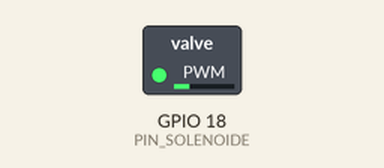
This sketch was run on a simulated ESP32. Parts: switched loads named in the sketch (green lamp = pin HIGH).

Above: at 1.05 s.
At 4.05 s:
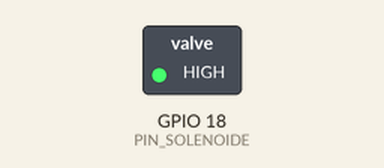
At 7.05 s:
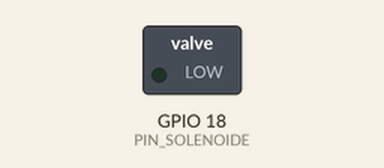
Timing chart, 0 to 8.9 s (numbered marks = the images above):
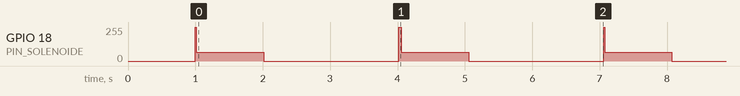

Measured:
- by itself, GPIO 18 (PIN_SOLENOIDE): repeats every 6.1 s: 64/255 1.0 s, 0/255 2.0 s, 255/255 0.04 s, 64/255 1.0 s, 0/255 2.0 s, 255/255 0.02 s

The sketch:

04_esp32_bobina_hold.ino
```cpp
#define PIN_SOLENOIDE 18

#define PWM_FREQ 20000
#define PWM_RESOLUTION 8

#define MIN_STRIKE_MS 10UL
#define MAX_STRIKE_MS 45UL

#define HOLD_DUTY 64

void setup() {
  ledcAttach(PIN_SOLENOIDE, PWM_FREQ, PWM_RESOLUTION);

  ledcWrite(PIN_SOLENOIDE, 0);
  delay(1000);
}

void loop() {
  noteOn(20);
  delay(1000);

  noteOff();
  delay(2000);

  noteOn(120);
  delay(1000);

  noteOff();
  delay(2000);
}

void noteOn(uint8_t velocity) {
  if (velocity == 0) {
    noteOff();
    return;
  }

  uint32_t strike_ms =
      map(velocity, 1, 127, MIN_STRIKE_MS, MAX_STRIKE_MS);

  ledcWrite(PIN_SOLENOIDE, 255);
  delay(strike_ms);

  ledcWrite(PIN_SOLENOIDE, HOLD_DUTY);
}

void noteOff() {
  ledcWrite(PIN_SOLENOIDE, 0);
}
```
